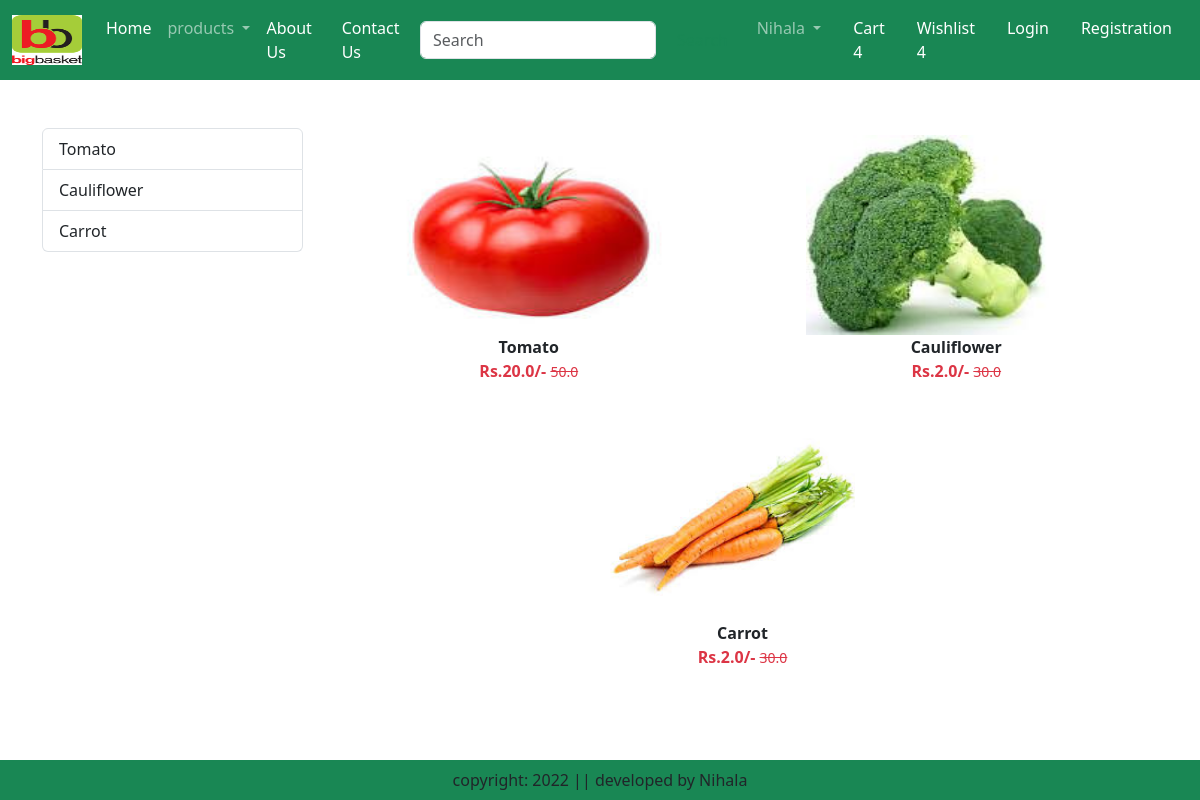
The page /category/VG/ on the database its author committed.
### app/models.py (models this page shows, shortened)
class Product(models.Model):
    title = models.CharField(max_length=100)
    selling_price = models.FloatField()
    discounted_price = models.FloatField()
    description = models.TextField()
    composition = models.TextField(default='')
    prodapp = models.TextField(default='')
    category = models.CharField(choices=CATEGORY_CHOICES, max_length=2)
    product_image = models.ImageField(upload_to='products')

### app/views.py (the view)
# urls.py: path('category/<slug:val>/', views.CategoryView.as_view(), name="category"),
class CategoryView(View):
     def get(self,request,val):
          product = Product.objects.filter(category=val)
          title  = Product.objects.filter(category=val).values('title')
          return render(request,"app/category.html",locals())

### app/templates/app/category.html (shortened to what this page needs)
{% extends 'app/base.html' %}
{% load static %}
{% block main-content %}
<div class="container my-5 ">
    <div class="row">
        <div class="col-sm-3">
            <div class="list-group ">
             {% for val in title %}
             <a href="{% url 'category-title' val.title  %}" class="list-group-item list-group-item-action"aria-current="true">{{val.title }}</a>
             {% endfor %}
            </div>
        </div>
        <div class="col-sm-9">
            <div class="row">
                {% for prod in product %}
                  <div class="col text-center mb-4">
                    <a href="{%url 'product-detail' prod.id%}" class="btn">
                    <div>
                        <img src="{{prod.product_image.url}}" width="300px" height="200px"/>
                        <div class="fw-bold">{{prod.title}}</div>
                        <div class="fw-bold text-danger">
                            Rs.{{prod.discounted_price}}/-
                            <small class="fw-light text-decoration-line-through">{{prod.selling_price}} </small>
                        </div>
                    </div>
                </a>
                  </div>
                {% endfor %}
            </div>
        </div>
    </div>
</div>
{% endblock main-content %}

### rows shown on the page
Product: product_image (picture), title "Tomato", discounted_price "20.0", selling_price "50.0"
Product: product_image (picture), title "Cauliflower", discounted_price "2.0", selling_price "30.0"
Product: product_image (picture), title "Carrot", discounted_price "2.0", selling_price "30.0"

### other values the page prints
{{ val.title }} "Tomato" "Cauliflower" "Carrot"
